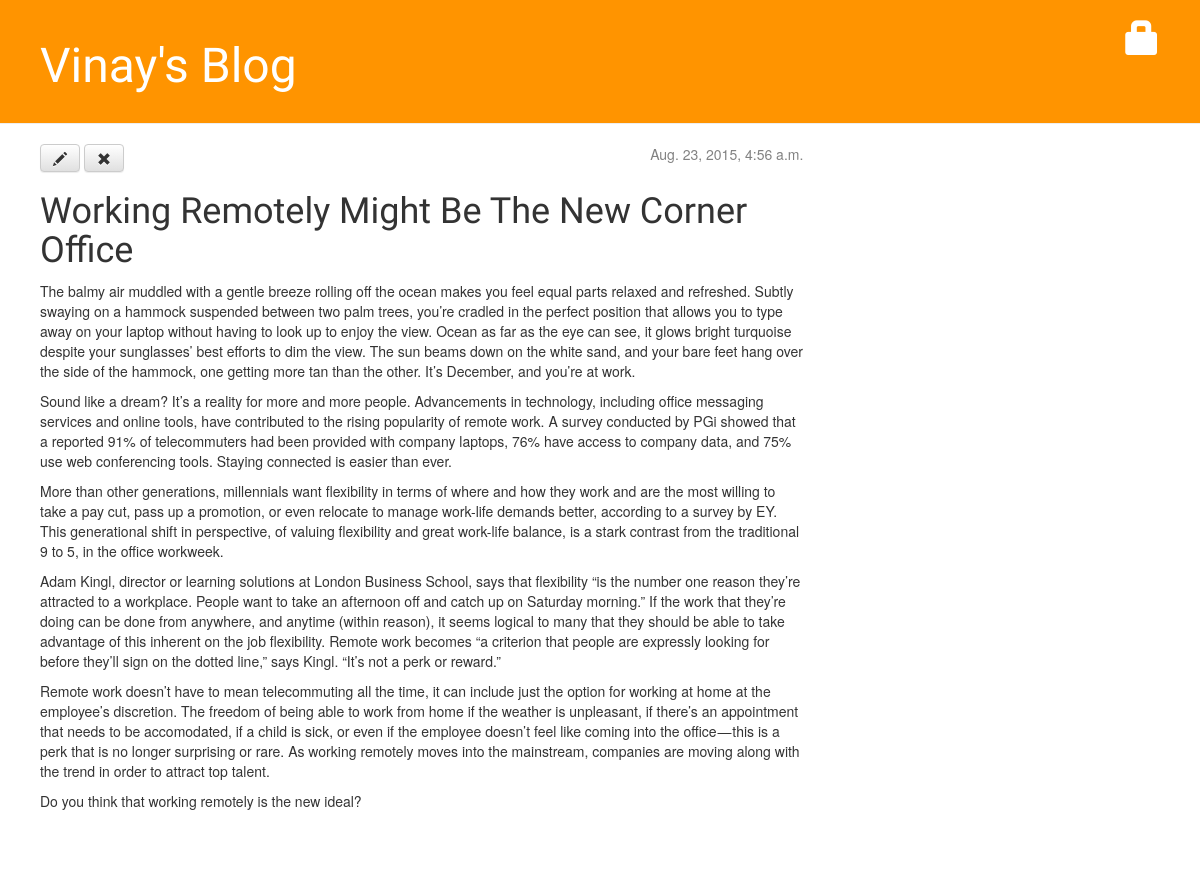
/post/5/, run on the app's committed database.
### blog/models.py (models this page shows, shortened)
class Post(models.Model):
  author = models.ForeignKey('auth.User')
  title = models.CharField(max_length=200)
  text = models.TextField()
  created_date = models.DateTimeField(default=timezone.now)
  published_date = models.DateTimeField(blank=True, null=True)

### blog/views.py (the view)
# urls.py: url(r'^post/(?P<pk>[0-9]+)/$', views.post_detail, name='post_detail'),
def post_detail(request, pk):
  post = get_object_or_404(Post, pk=pk)
  return render(request, 'blog/post_detail.html', {'post': post})

### blog/templates/blog/post_detail.html (shortened to what this page needs)
{% extends "blog/base.html" %}
{% block content %}
    <div class="post">
        {% if post.published_date %}
            <div class="date">
                {{ post.published_date }}
            </div>
        {% endif %}
        <a class="btn btn-default" href="{% url "post_edit" pk=post.pk %}#disqus_thread"><span class="glyphicon glyphicon-pencil"></span></a>
        <a class="btn btn-default" href="{% url "post_remove" pk=post.pk %}"><span class="glyphicon glyphicon-remove"></span></a>
        <h1>{{ post.title }}</h1>
        <p>{{ post.text|linebreaks }}</p>
    </div>
{% endblock %}

### blog/static/css/blog.css (style rules this page uses)
h1, h2, h3, h4 { font-family: 'Lobster', cursive; }
.date { float: right; color: #828282; }
.post { margin-bottom: 70px; }

### data on the page
Post: published_date "Aug. 23, 2015, 4:56 a.m.", title "Working Remotely Might Be The New Corner Office", text "The balmy air muddled with a gentle breeze rolling off the ocean makes you feel equal parts relaxed and refreshed. Subtly swaying on a hammock suspended between two palm trees, you’re cradled in the perfect position that allows you to type away on your laptop without having to look up to enjoy the view. Ocean as far as the eye can see, it glows bright turquoise despite your sunglasses’ best efforts to dim the view. The sun beams down on the white sand, and your bare feet hang over the side of the hammock, one getting more tan than the other. It’s December, and you’re at work. Sound like a dream? It’s a reality for more and more people. Advancements in technology, including office messaging…"
